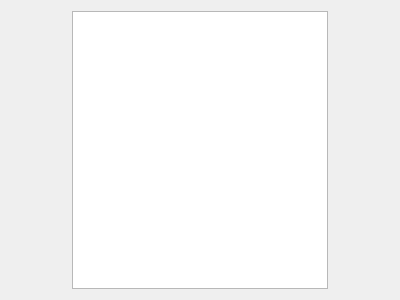
<?xml version="1.0" encoding="UTF-8"?>
<ui version="4.0">
 <class>GameWindow</class>
 <widget class="QDialog" name="GameWindow">
  <property name="geometry">
   <rect>
    <x>0</x>
    <y>0</y>
    <width>400</width>
    <height>300</height>
   </rect>
  </property>
  <property name="windowTitle">
   <string>Dialog</string>
  </property>
  <layout class="QGridLayout" name="gridLayout">
   <item row="0" column="0" alignment="Qt::AlignHCenter|Qt::AlignTop">
    <widget class="QGraphicsView" name="chessboard">
     <property name="minimumSize">
      <size>
       <width>256</width>
       <height>278</height>
      </size>
     </property>
     <property name="viewportUpdateMode">
      <enum>QGraphicsView::FullViewportUpdate</enum>
     </property>
    </widget>
   </item>
  </layout>
 </widget>
 <resources/>
 <connections/>
</ui>
